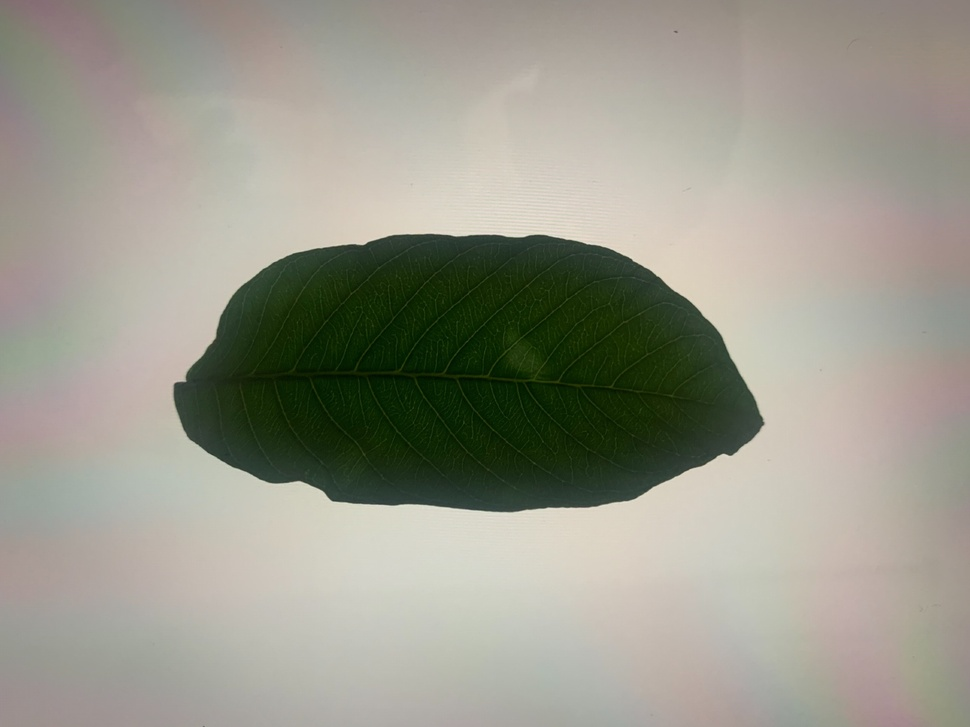
#> input picture photo.jpg, 970 x 727 px, shrunk from 1600 x 1200 before the run
$ python main.py
#> lines starting #> are read from the running program, lines starting #| are printed output that depends on the picture
import cv2
import matplotlib.pyplot as plt
img=cv2.imread("photo.jpg")
#> img is the input picture: shape (727, 970, 3); mean B, G, R 139.5, 152.2, 153.3

#cv2.imshow("original image",img)
cv2.waitKey(0)
cv2.destroyAllWindows()

plt.axis(False)

#plt.imshow(img[:,:,::-1])
plt.axis(False)

RGB_img = cv2.cvtColor(img, cv2.COLOR_BGR2RGB)
plt.axis(False)

grey_img=cv2.cvtColor(img, cv2.COLOR_BGR2GRAY)
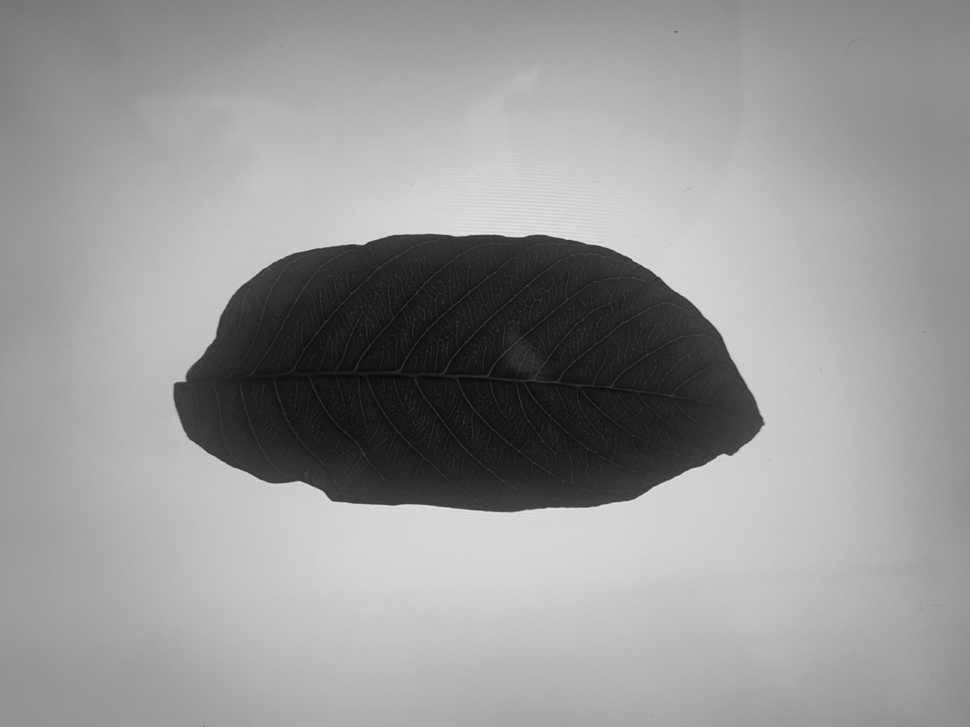
#> grey_img: shape (727, 970); min 8, max 231, mean 151.1

invert_img=cv2.bitwise_not(grey_img)
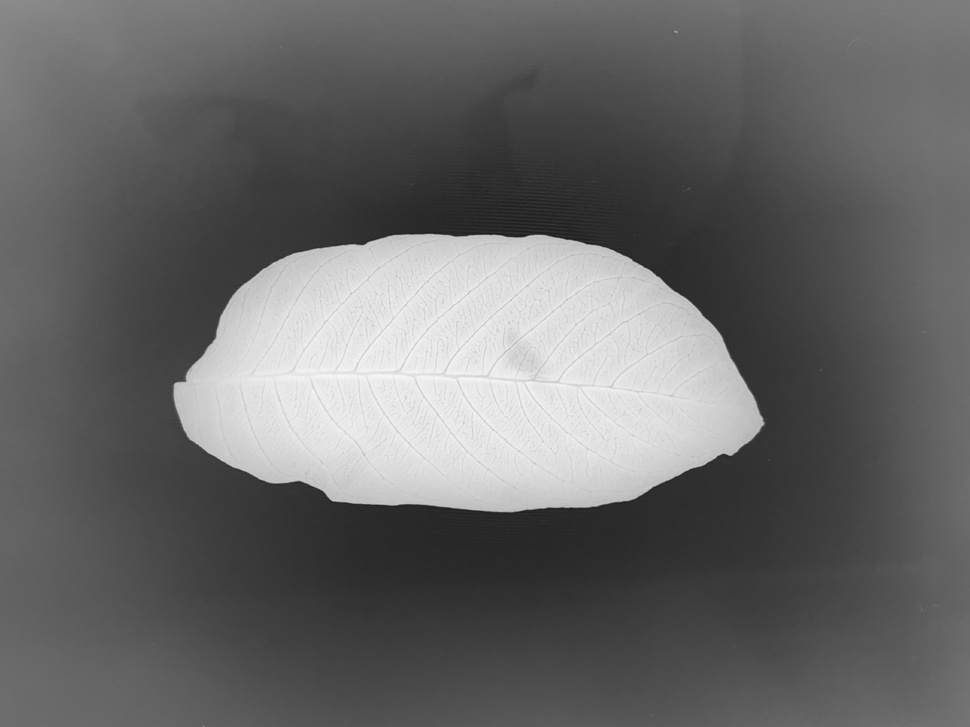
#> invert_img: shape (727, 970); min 24, max 247, mean 103.9
#invert_img=255-grey_img

blur_img=cv2.GaussianBlur(invert_img, (111,111),0)
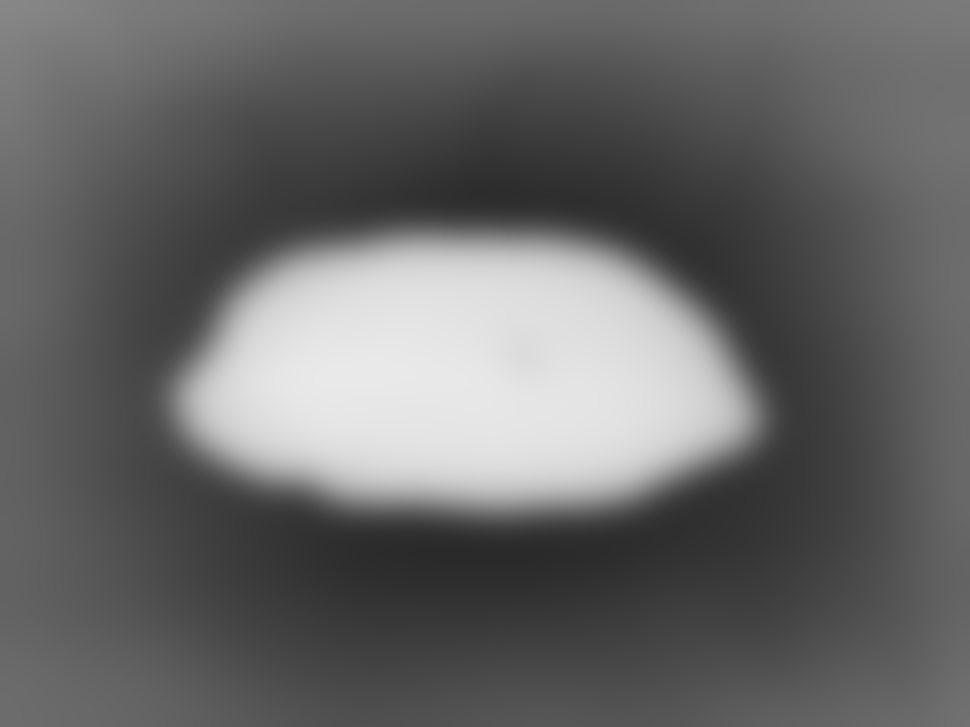
#> blur_img: shape (727, 970); min 42, max 233, mean 103.9

invblur_img=cv2.bitwise_not(blur_img)
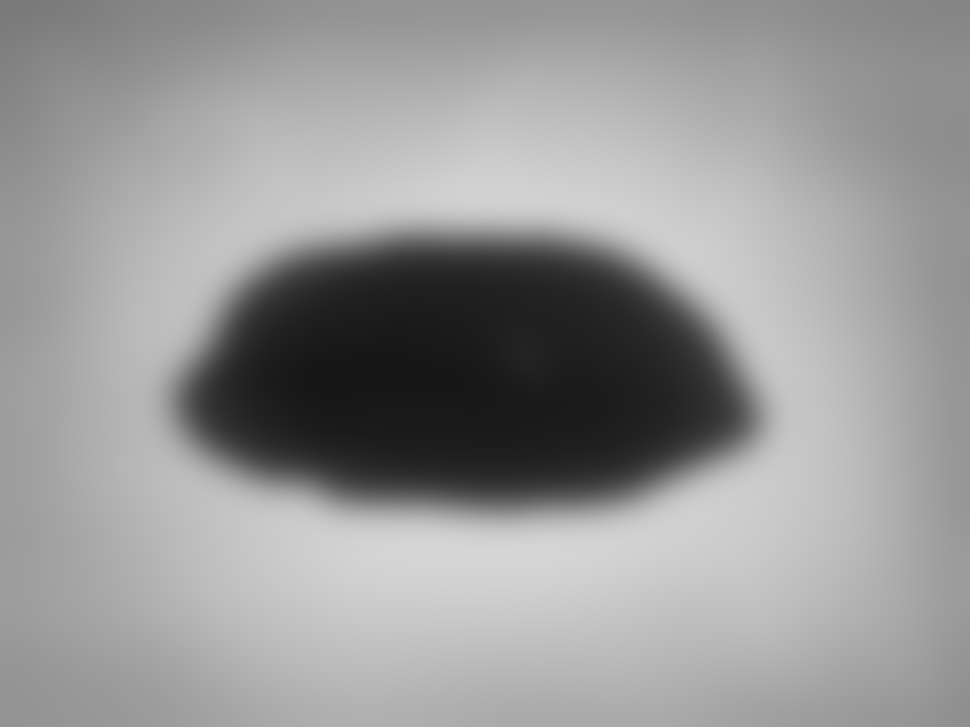
#> invblur_img: shape (727, 970); min 22, max 213, mean 151.1
#invblur_img=255-blur_img

###
sketch_img=cv2.divide(grey_img,invblur_img, scale=256.0)
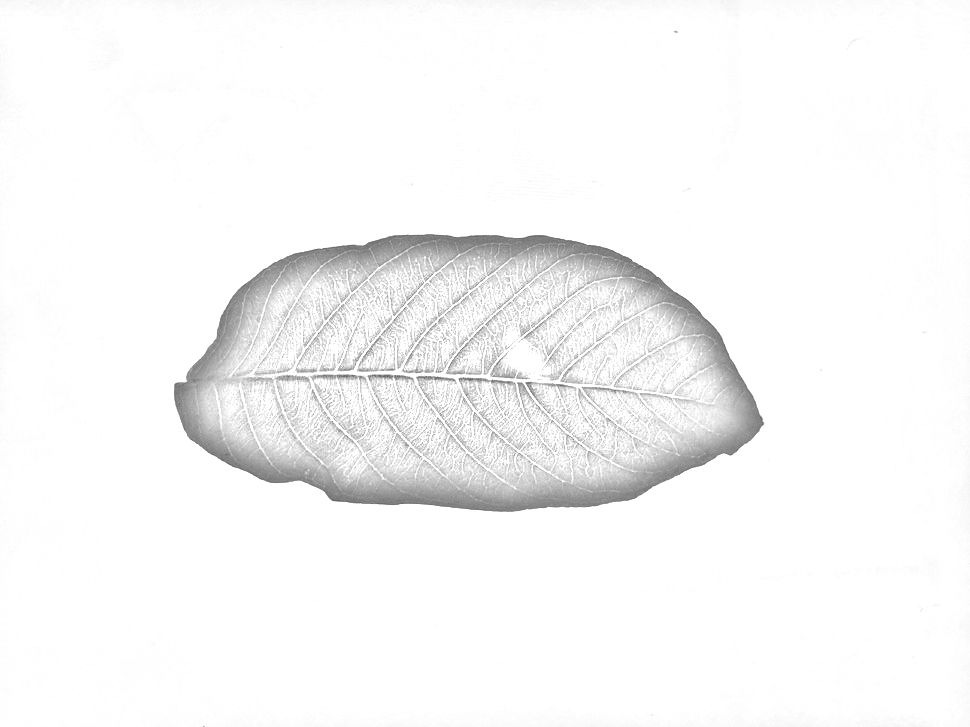
#> sketch_img: shape (727, 970); min 93, max 255, mean 246.9
###

cv2.imwrite("sketch.png", sketch_img)

cv2.imshow("sketch image",sketch_img)
cv2.waitKey(0)
cv2.destroyAllWindows()

plt.figure(figsize=(14,8))
plt.subplot(1,2,1)
plt.title('Original image', size=18)
#plt.imshow(RGB_img)
plt.axis('off')
plt.subplot(1,2,2)
plt.title('Sketch', size=18)
rgb_sketch=cv2.cvtColor(sketch_img, cv2.COLOR_BGR2RGB)
#plt.imshow(rgb_sketch)
plt.axis('off')
#plt.show()
